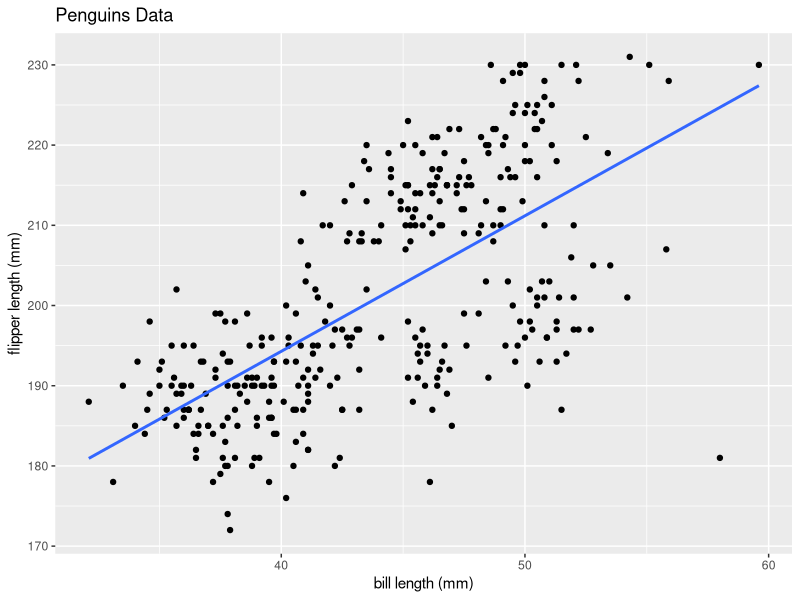
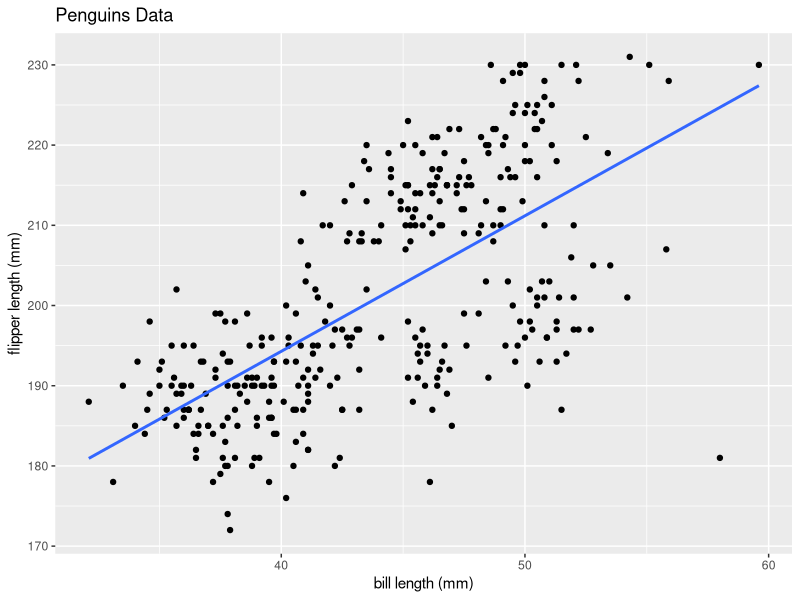
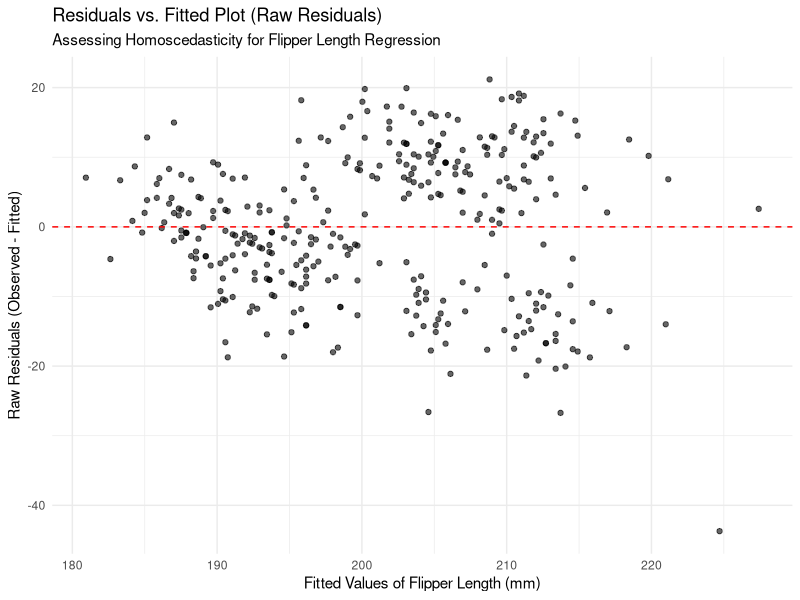
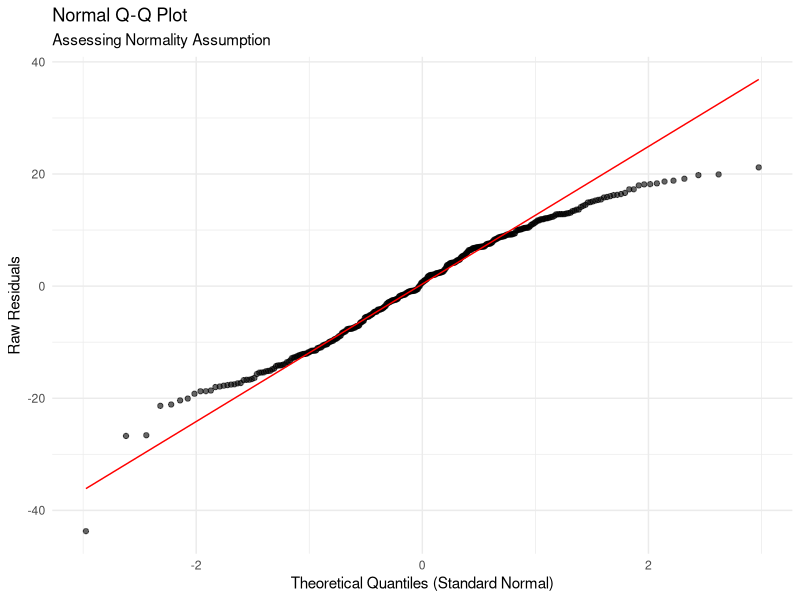
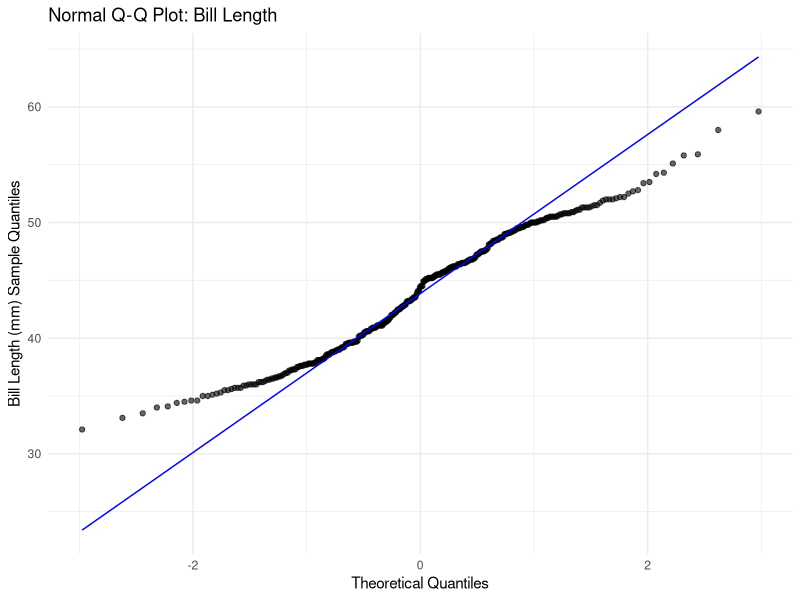
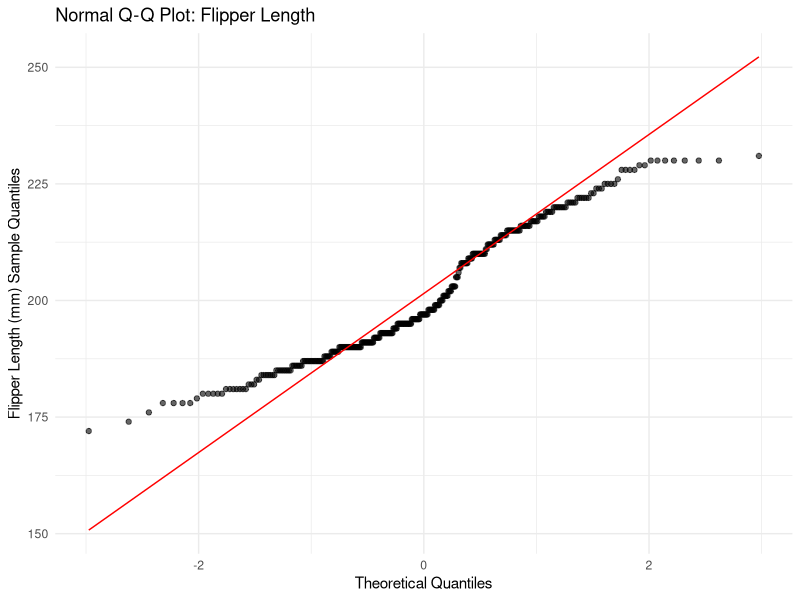

The R source for these figures, in order:
## ---- chunk 1
#| echo: false

library(tidyverse)
library(palmerpenguins)
library(broom)
library(kableExtra)
## ---- chunk 2
#| echo: false
penguins |>
  ggplot(
    aes(x = bill_length_mm, y = flipper_length_mm)) + 
  geom_point() + 
  labs(title = "Penguins Data",
       x = "bill length (mm)",
       y = "flipper length (mm)") + 
  geom_smooth(method = "lm" , se = F)
## ---- chunk 3
model1 <- lm(flipper_length_mm ~ bill_length_mm, data = penguins)

tidy(model1) |> 
  select(term, estimate) |>
  kbl(digits = 3)
## ---- chunk 4
penguins |>
  filter(!is.na(flipper_length_mm)) |>
  summarise(sd_bill = sd(bill_length_mm, na.rm = T),
            sd_flip = sd(flipper_length_mm, na.rm = T), 
            cor = cor(flipper_length_mm, bill_length_mm))
## ---- chunk 5
#| echo: false
penguins |>
  ggplot(
    aes(x = bill_length_mm, y = flipper_length_mm)) + 
  geom_point() + 
  labs(title = "Penguins Data",
       x = "bill length (mm)",
       y = "flipper length (mm)") + 
  geom_smooth(method = "lm" , se = F)
## ---- chunk 6
# Load necessary libraries
library(palmerpenguins)
library(ggplot2)
library(dplyr)

# 1. Fit the Linear Regression Model
# Remove NA values needed for the model to run
penguins_clean <- penguins |>
  filter(!is.na(bill_length_mm) & !is.na(flipper_length_mm))

model <- lm(flipper_length_mm ~ bill_length_mm, data = penguins_clean)

# 2. Extract Diagnostic Data (Using Raw Residuals)
# The 'resid(model)' function extracts the raw residuals (Y_i - Y_hat_i)
model_diagnostic_data <- penguins_clean |>
  mutate(
    Fitted_Values = predict(model),         # Predicted (Fitted) values (Y-hat)
    Raw_Residuals = resid(model)            # Raw residuals (e_i)
  )

# 3. Create the Residuals vs. Fitted Plot (Equal Variance Assessment)
equal_variance_plot <- model_diagnostic_data |>
  ggplot(aes(x = Fitted_Values, y = Raw_Residuals)) +
  
  # Scatter plot of residuals against fitted values
  geom_point(alpha = 0.6) +
  
  # Horizontal line at y=0 (The mean of the residuals is always zero)
  geom_hline(yintercept = 0, linetype = "dashed", color = "red") +
  
  labs(
    title = "Residuals vs. Fitted Plot (Raw Residuals)",
    subtitle = "Assessing Homoscedasticity for Flipper Length Regression",
    x = "Fitted Values of Flipper Length (mm)",
    y = "Raw Residuals (Observed - Fitted)"
  ) +
  theme_minimal()

# Display the plot
print(equal_variance_plot)
## ---- chunk 7
# Load necessary libraries
library(palmerpenguins)
library(ggplot2)
library(dplyr)

# 1. Fit the Linear Regression Model
# Ensure NA values are filtered for the model fit
penguins_clean <- penguins |>
  filter(!is.na(bill_length_mm) & !is.na(flipper_length_mm))

model <- lm(flipper_length_mm ~ bill_length_mm, data = penguins_clean)

# 2. Extract Raw Residuals
# Create a data frame containing only the raw residuals
residuals_df <- data.frame(Raw_Residuals = resid(model))

# 3. Create the Normal Q-Q Plot
qq_plot_raw <- residuals_df |>
  ggplot(aes(sample = Raw_Residuals)) +
  
  # Scatter plot: Raw residuals (Y) vs. Theoretical Quantiles (X)
  geom_qq(alpha = 0.6) + 
  
  # The red line represents the expected relationship for normal data
  geom_qq_line(color = "red") + 
  
  labs(
    title = "Normal Q-Q Plot",
    subtitle = "Assessing Normality Assumption",
    x = "Theoretical Quantiles (Standard Normal)",
    y = "Raw Residuals"
  ) +
  theme_minimal()

# Display the plot
print(qq_plot_raw)
## ---- chunk 8
model1 <- lm(flipper_length_mm ~ bill_length_mm, data = penguins)

tidy(model1) |>
  kbl(digits = 3)
## ---- chunk 9
tidy(model1) |>
  kbl(digits = 3)
## ---- chunk 10
tidy(model1) |>
  kbl(digits = 3)
## ---- chunk 11
predict(model1,
        newdata = data.frame(bill_length_mm = 40),
        interval = "confidence")
## ---- chunk 12
predict(model1,
        newdata = data.frame(bill_length_mm = 40),
        interval = "prediction")
## ---- chunk 13
penguins |>
  filter(!is.na(flipper_length_mm)) |>
  summarise(cor = cor(bill_length_mm, flipper_length_mm))
## ---- chunk 14
# Load necessary libraries
library(palmerpenguins)
library(ggplot2)
library(dplyr)
library(patchwork) # For arranging the two plots side-by-side
library(tidyr)     # To help with filtering NAs

# 1. Prepare and Clean Data
# We need to ensure we don't have NAs in the variables we are plotting
penguins_clean <- penguins |>
  select(bill_length_mm, flipper_length_mm) |>
  drop_na()

# 2. Plot Bill Length (mm)
plot_bill_qq <- penguins_clean |>
  ggplot(aes(sample = bill_length_mm)) +
  geom_qq(alpha = 0.6) + 
  geom_qq_line(color = "blue") + 
  labs(
    title = "Normal Q-Q Plot: Bill Length",
    x = "Theoretical Quantiles",
    y = "Bill Length (mm) Sample Quantiles"
  ) +
  theme_minimal()

# 3. Plot Flipper Length (mm)
plot_flipper_qq <- penguins_clean |>
  ggplot(aes(sample = flipper_length_mm)) +
  geom_qq(alpha = 0.6) + 
  geom_qq_line(color = "red") + 
  labs(
    title = "Normal Q-Q Plot: Flipper Length",
    x = "Theoretical Quantiles",
    y = "Flipper Length (mm) Sample Quantiles"
  ) +
  theme_minimal()

# 4. Display Plots Side-by-Side using patchwork
# This allows for easy comparison
plot_bill_qq 

plot_flipper_qq
